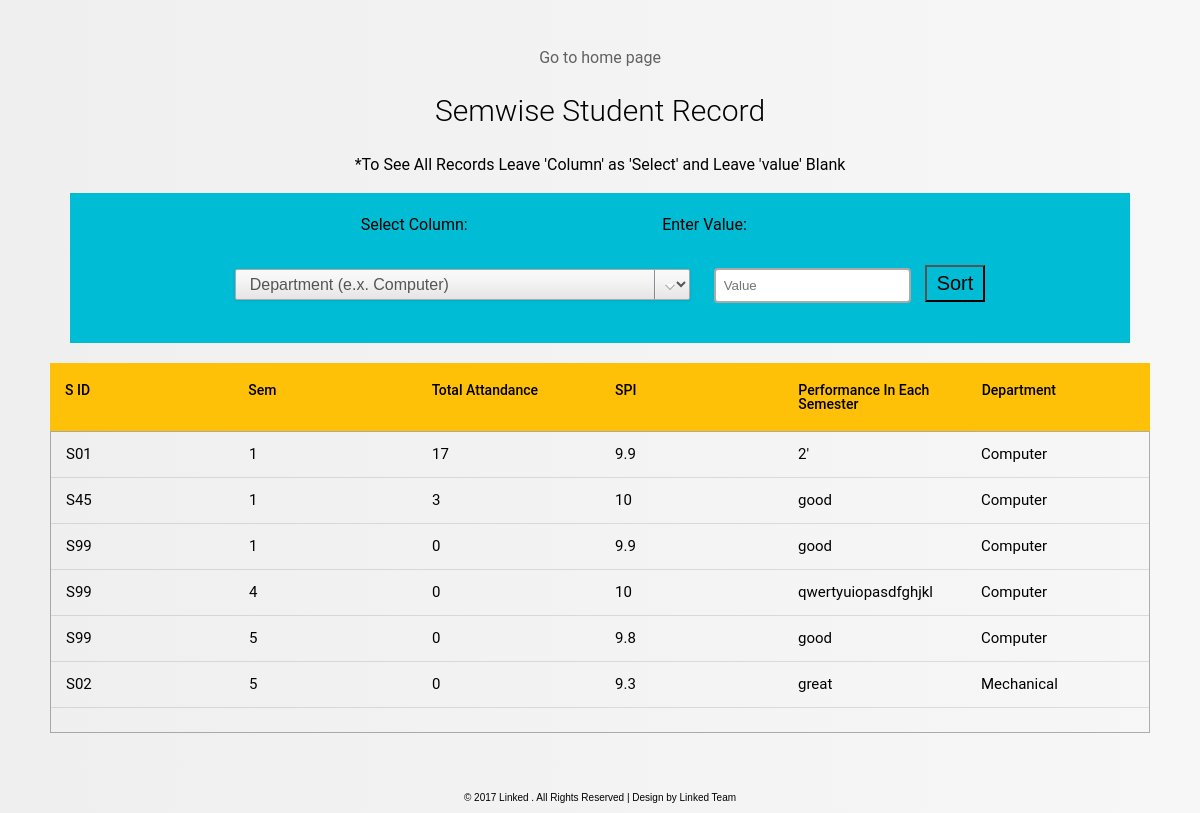
/disp/disp_ssturec.php (signed in), run on the app's committed database.
### tables this page shows
CREATE TABLE IF NOT EXISTS `semwisesturec` (
  `s_id` varchar(10) NOT NULL,
  `sem` int(11) NOT NULL,
  `total-attend` int(5) NOT NULL,
  `spi` float NOT NULL,
  `performance-status` varchar(20) NOT NULL,
  `uid` int(11) NOT NULL AUTO_INCREMENT,
  UNIQUE KEY `uid` (`uid`)
);

CREATE TABLE IF NOT EXISTS `student` (
  `s_id` varchar(10) NOT NULL,
  `s_name` varchar(20) NOT NULL,
  `total-att` int(11) NOT NULL,
  `p_id` varchar(10) NOT NULL,
  `c_sem` int(1) NOT NULL,
  `dept` varchar(20) NOT NULL,
  `fees_p` varchar(6) NOT NULL DEFAULT 'false',
  PRIMARY KEY (`s_id`),
  UNIQUE KEY `p_id` (`p_id`)
);

### disp/disp_ssturec.php (the view, shortened to what this page needs)
<!DOCTYPE html>
<html>
<head>
  <link rel="stylesheet" href="disp/css/reset.min.css">
      <link rel="stylesheet" href="disp/css/style.css">
      <link rel="stylesheet" href="disp/css/style1.css">
</head>
<body>
<section>
<center><a href='../index.php' class='nav-item'>Go to home page</a></center>
<?php
require('../p/linked_conn.php');
if (isset($_SESSION['utype']) && !empty($_SESSION['utype'])) {
  echo "<h1 style='padding-top:30px;'>Semwise Student Record</h1>";
    if(@$_SESSION['utype'] == 'admin'){
      echo "<br><center><i>*To See All Records Leave 'Column' as 'Select' and Leave 'value' Blank</i></center><center><div class='sort' style='margin:20px;'>
      <div class='container'>
      <form action='#'method='POST'>
      <h4 style='padding-right:12%;'>Select Column: &nbsp; &nbsp; &nbsp; &nbsp; &nbsp; &nbsp; &nbsp; &nbsp; &nbsp; &nbsp; &nbsp; &nbsp; &nbsp; &nbsp; &nbsp; &nbsp; &nbsp; &nbsp; &nbsp; &nbsp; &nbsp; &nbsp; &nbsp; &nbsp; Enter Value: </h4><br>
            <select name='col' id='soflow'>
              <option value='dept'>Department (e.x. Computer)</option>
              <option value='sem'>Semester (e.x. 1)</option>
              <option value='s_id'>Student ID (e.x. S01)</option>
              <option value='spi'>SPI (Default DESC, write ASC to sort in ascending) &nbsp;;&nbsp;;&nbsp;;&nbsp;;&nbsp;;</option>
            </select>
          <input name='value' type='text' placeholder='Value'></input>
          <button type='submit' class='btn ripple'>Sort</button>
          </form></div></div></center>";
            $col = mysqli_real_escape_string($conn, @$_POST['col']);
            $value = mysqli_real_escape_string($conn, @$_POST['value']);
            if(!empty($col)){
              if($col == 'dept'){
                if(!empty($value)){
                  $query="select * from semwisesturec INNER JOIN student ON student.s_id = semwisesturec.s_id where dept = '$value' ORDER BY dept, semwisesturec.`sem` DESC";
                }else{
                  $query="select * from semwisesturec INNER JOIN student ON student.s_id = semwisesturec.s_id ORDER BY dept, semwisesturec.`sem` DESC";
                }
              }else if($col == 'sem'){
                if(!empty($value)){
                  $query="select * from semwisesturec INNER JOIN student ON student.s_id = semwisesturec.s_id where sem = $value ORDER BY dept, semwisesturec.`sem` DESC";
                }else{
                  $query="select * from semwisesturec INNER JOIN student ON student.s_id = semwisesturec.s_id ORDER BY dept, semwisesturec.`sem` DESC";
                }
              }else if($col == 's_id'){
                if(!empty($value)){
                  $query="select * from semwisesturec INNER JOIN student ON student.s_id = semwisesturec.s_id where semwisesturec.s_id = '$value' ORDER BY dept, semwisesturec.`sem` DESC";
                }else{
                  $query="select * from semwisesturec INNER JOIN student ON student.s_id = semwisesturec.s_id ORDER BY dept, semwisesturec.`s_id` ASC, semwisesturec.`sem` DESC";
                }
              }else if($col == 'spi'){
                if($value == 'ASC' || $value == 'asc'){
                  $query="select * from semwisesturec INNER JOIN student ON student.s_id = semwisesturec.s_id ORDER BY dept, semwisesturec.`sem` DESC, semwisesturec.`spi` ASC";
                }else{
                  $query="select * from semwisesturec INNER JOIN student ON student.s_id = semwisesturec.s_id ORDER BY dept, semwisesturec.`sem` DESC, semwisesturec.`spi` DESC";
                }
              }
            }else{
              $query="select * from semwisesturec INNER JOIN student ON student.s_id = semwisesturec.s_id ORDER BY dept, `semwisesturec`.`sem`, semwisesturec.s_id ASC";
            }
    }
    echo "
      <div class='tbl-header'>
        <table cellpadding='0' cellspacing='0' border='0'>
          <thead>
            <tr>
              <th>S ID</th><th>Sem</th><th>Total Attandance</th><th>SPI</th><th>Performance In Each Semester</th><th>Department</th>
            </tr>
          </thead>
        </table>
      </div>
      <div class='tbl-content'>
        <table cellpadding='0' cellspacing='0' border='0'>
          <tbody>
            ";
            if($queryrun = $conn->query($query)){
                while ($data = $queryrun->fetch_assoc()){
                  echo '<tr><td>'.$data['s_id'].'</td><td>'.$data['sem'].'</td><td>'.$data['total-attend'].'</td><td>'.$data['spi'].'</td><td>'.$data['performance-status'].'</td><td>'.$data['dept'].'</td></tr>';
                }
              }else{
                echo mysqli_error($conn);
                echo $query;
              } echo " </table>
      </tbody>
    </table>
  </div>
</section>
";
} else{
  echo "<h1 style='margin:30px'>Please Login !!</h1>";
}
echo "
<div class='made-with-love'>
 <p> &copy; 2017 Linked . All Rights Reserved | Design by Linked Team</a></p>
</div>
  <script src='http://cdnjs.cloudflare.com/ajax/libs/jquery/2.1.3/jquery.min.js'></script>
    <script src='disp/js/index.js'></script>
</body>
</html>
";
?>

### disp/disp/css/style.css (style rules this page uses)
h1 { font-size: 30px; color: #000; text-transform: initial; font-weight: 300; text-align: center; margin-bottom: 15px; }
table { width:100%; table-layout: fixed; }
.tbl-header { background-color: rgba(255,255,100,0.5); }
.tbl-content { height:300px; overflow-x:auto; margin-top: 0px; border: 1px solid rgba(000,000,000,0.3); }
th { padding: 20px 15px; text-align: left; font-weight: 500; font-size: 14px; color: #000; background-color: #ffc107; text-transform: initial; }
td { padding: 15px; text-align: left; vertical-align:middle; font-weight: 400; font-size: 15px; color: #000; border-bottom: solid 1px rgba(111,111,111,0.2); }
body { background: -webkit-linear-gradient(left, #25c481, #25b7c4); background: linear-gradient(to left, #f7f7f7, #efefef); font-family: 'Roboto', sans-serif; }
section { margin: 50px; }
.made-with-love { margin-top: 40px; padding: 10px; clear: left; text-align: center; font-size: 10px; font-family: arial; color: #000; }

### disp/disp/css/style1.css (style rules this page uses)
.container { background: #00bcd4; height: 150px; display: flex; justify-content: center; align-items: center; }
.btn { background-color: #00bcd4; color: #000; font-size: 20px; padding:5px 10px; margin-left:10px; }
.ripple { position: relative; overflow: hidden; transform: translate3d(0, 0, 0); }
.ripple:after { content: ""; display: block; position: absolute; width: 100%; height: 100%; top: 0; left: 0; pointer-events: none; background-image: radial-gradient(circle, #fff 10%, transparent 10.01%); background-repeat: no-repeat; background-position: 50%; transform: scale(10, 10); opacity: 0; transition: transform .5s, opacity 1s; }
select#soflow, select#soflow-color { -webkit-appearance: button; -webkit-border-radius: 2px; -webkit-box-shadow: 0px 1px 3px rgba(0, 0, 0, 0.1); -webkit-padding-end: 20px; -webkit-padding-start: 2px; -webkit-user-select: none; background-image: url(../imgs/15xvbd5.png), -webkit-linear-gradient(#FAFAFA, #F4F4F4 40%, #E5E5E5); background-position: 97% center; background-repeat: no-repeat; border: 1px solid #AAA; color: #555; font-size: inherit; margin: 20px; overflow: hidden; padding: 5px 10px; text-overflow: ellipsis; white-space: nowrap; width: auto; }
input[type=text] { width:auto; border:2px solid #aaa; border-radius:4px; margin:10px 0; outline:none; padding:8px; box-sizing:border-box; transition:.3s; }
a.nav-item { text-decoration: none; }
.nav-item { color: #000000; opacity: 0.6; position: relative; -webkit-transition: opacity 0.2s ease-in-out 0s; -moz-transition: opacity 0.2s ease-in-out 0s; transition: opacity 0.2s ease-in-out 0s; }
.nav-item:before { content: ""; position: absolute; bottom: -2px; width: 100%; height: 2px; z-index: 10; background-color: #aca; -webkit-transform: scaleX(0); -moz-transform: scaleX(0); transform: scaleX(0); -webkit-transition: all 0.2s ease-in-out 0s; -moz-transition: all 0.2s ease-in-out 0s; transition: all 0.2s ease-in-out 0s; }

### data on the page
semwisesturec: student.s_id "S01", sem "1", value "17", spi "9.9", value "2'", student.dept "Computer"
semwisesturec: student.s_id "S45", sem "1", value "3", spi "10", value "good", student.dept "Computer"
semwisesturec: student.s_id "S99", sem "1", value "0", spi "9.9", value "good", student.dept "Computer"
semwisesturec: student.s_id "S99", sem "4", value "0", spi "10", value "qwertyuiopasdfghjkl", student.dept "Computer"
semwisesturec: student.s_id "S99", sem "5", value "0", spi "9.8", value "good", student.dept "Computer"
semwisesturec: student.s_id "S02", sem "5", value "0", spi "9.3", value "great", student.dept "Mechanical"
